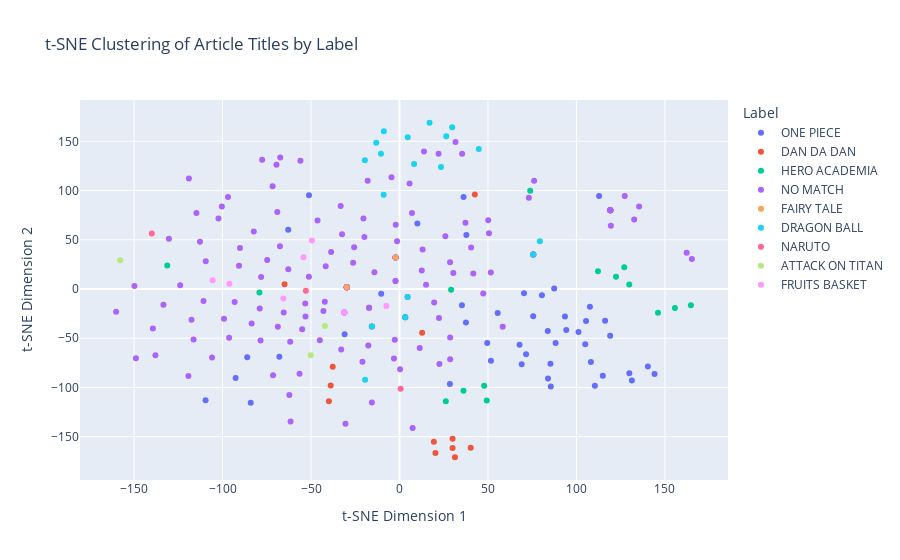

The code cell stored with this chart in its notebook:
### Code cell
import pandas as pd
from sklearn.manifold import TSNE
import plotly.express as px

# Assuming `article_titles`, `model_input`, and `labels` are already defined
# article_titles: List of article titles
# model_input: Matrix of TF-IDF values for t-SNE
# labels: Corresponding labels for each article

# Step 1: Use t-SNE to reduce dimensions
tsne_model = TSNE(n_components=2, perplexity=30, random_state=42, n_iter=1000)
tsne_results = tsne_model.fit_transform(model_input)

# Step 2: Create a DataFrame for the t-SNE results
tsne_df = pd.DataFrame(tsne_results, columns=['TSNE1', 'TSNE2'])
tsne_df['Title'] = article_titles  # Add titles to the DataFrame
tsne_df['Label'] = labels  # Add labels to the DataFrame

# Step 3: Plot with Plotly, coloring by 'Label'
fig = px.scatter(
    tsne_df,
    x='TSNE1',
    y='TSNE2',
    color='Label',           # Use labels to color points
    hover_name='Title',       # Show article title on hover
    title="t-SNE Clustering of Article Titles by Label",
    labels={'TSNE1': 't-SNE Dimension 1', 'TSNE2': 't-SNE Dimension 2'}
)

# Display the plot
fig.show()

### Figure 1 — Plotly figure (JSON) as saved in the notebook; plotly's stock layout.template omitted (floating-point values rounded to 4 significant figures; data arrays with more than 128 entries replaced by an {"elided": "..."} marker saying what was removed)
{"data": [{"hovertemplate": "<b>%{hovertext}</b><br><br>Label=ONE PIECE<br>t-SNE Dimension 1=%{x}<br>t-SNE Dimension 2=%{y}<extra></extra>", "hovertext": ["One Piece: Oda Reveals A Legendary God From Elbaf", "Sakamoto Days Manga Goes on 1-Issue Break Due to Author's Health - News - Anime News Network", "One Piece Chapter 1128: The Sun God Makes An Appearance", "One Piece Chapter 1128: The Sun God Makes An Appearance", "One Piece Chapter 1128: The Sun God Makes An Appearance", "One Piece Chapter 1128: The Sun God Makes An Appearance", "One Piece: Oda Reveals Sanji's Improved Mastery Over Ifrit Jambe", "One Piece Fan Letter Anime Shares First Look Trailer - ComicBook.com", "INTEREST: Anime World Offers Condolences After Voice Actor Nobuyo Oyama's Passing, Part I - Forum - Anime News Network", "One Piece Fans Get Devastating News With Anime Hiatus Announcement", "One Piece Anime's Egghead Arc Resumes Next April - News - Anime News Network", "One Piece Anime Announces Historic Hiatus - ComicBook.com", "Toei Animation Provides Major One Piece Update Detailing Series Hiatus, Special Content - Anime News Network", "One Piece Episode 1121 Reveals Garp's Outrageous Bounty", "One Piece Episode 1121 Reveals Garp's Outrageous Bounty", "One Piece Episode 1121 Reveals Garp's Outrageous Bounty", "The Next One Piece Episode Will Reveal The Winner Of Garp Vs. Kuzan", "One Piece: Why Zoro Could Open His Left Eye In Elbaf", "One Piece Anime To Go On Break Till 2025", "One Piece Fan Letter: 25th Anniversary Anime Work Set for Netflix", "One Piece: Oda Reveals The Real Identity Of Elbaf's Sun God", "One Piece Orders Special Anime Remake for Fish-Man Island Arc - ComicBook.com", "One Piece: Sun God Loki Vs Sun God Nika, Explained", "Pirates Who Are Animals In One Piece:", "Galaxy Express 999 Another Story: Ultimate Journey Manga Resumes After 2 Years - News - Anime News Network", "NEWS: Goblin Slayer Author Kumo Kagyu's Blade & Bastard Light Novels Get Anime [1/2] - Forum - Anime News Network", "One Piece: Fan Letter May Be the Anime's Best Episode Ever - ComicBook.com", "One Piece Manga Takes 2-Week Break So Creator Can Do Research - News - Anime News Network", "One Piece: Oda Announces Two Major Projects During The Manga Break", "One Piece 1131: What To Expect From The Chapter", "One Piece Clip Shares First Look at Fish-Man Island Remake", "One Piece: Zoro's Post-Elbaf Power, Explained", "Jujutsu Kaisen Doesn't Need a Sequel Anytime Soon", "Even As A Non-Horror Fan, There's One Horrific Anime I Think Is An Absolute Masterpiece", "One Piece: Why Luffy Will Destroy The World, Explained", "One Piece: Why Loki Must Have A Logia Type Devil Fruit", "10 Best Single Season Romance Anime", "One Piece: Why Rocks D. Xebec May Be the Series' Most Important Character", "My Hero Academia You’re Next Is Just One Big Homage", "My Hero Academia You’re Next Is Just One Big Homage", "One Piece's Creator Confirms The True Nature Of Luffy's Gear 5 Power, & It's So Much More Bizarre Than Fans Thought", "One Piece: Oda Reveals New Cross Guild Bounties", "One Piece: Loki's Connection To Shanks, Explained", "One Piece: Oda Plans For A Major Reunion In Elbaf", "One Piece 1132: What To Expect From The Chapter", "One Piece 1132: What To Expect From The Chapter", "One Piece 1132: What To Expect From The Chapter", "One Piece 1132: What To Expect From The Chapter", "One Piece 1132: What To Expect From The Chapter", "One Piece Chapter 1132: Loki And Luffy Strike A Deal"], "legendgroup": "ONE PIECE", "marker": {"color": "#636efa", "symbol": "circle"}, "mode": "markers", "name": "ONE PIECE", "orientation": "v", "showlegend": true, "type": "scatter", "x": [129.9, -31.01, 140.4, -92.61, 75.59, 37.56, 67.84, 119.1, 112.8, 94.27, 116.2, 49.57, 119.1, 80.49, 3.248, -67.88, 87.42, 71.55, 101.2, -62.89, 144.1, 93.51, 131.3, 51.66, -86.05, 10.12, 88.22, 105.4, 108.2, 114.9, 83.78, 69.05, -51.12, -109.6, 105.0, 110.4, -84.07, 75.56, 28.48, -10.35, 107.6, 70.38, 55.49, 85.32, 85.53, 36.22, 35.29, 37.79, -31.19, 83.92], "xaxis": "x", "y": [-85.66, -45.91, -78.79, -90.45, 35.12, -33.95, -56.51, -47.55, 94.58, -41.72, -32.31, -54.77, 80.05, -6.328, -28.81, -68.69, 0.4364, -66.31, -43.69, 60.23, -86.26, -27.89, -93.03, -72.95, -69.25, 66.41, -54.75, -32.62, -74.16, -88.1, -42.69, -76.46, 95.16, -113.0, -56.05, -98.18, -115.6, -27.74, -96.44, -4.872, -18.03, -4.349, -24.45, -76.01, -99.09, 93.54, -16.4, 54.82, -23.89, -90.84], "yaxis": "y"}, {"hovertemplate": "<b>%{hovertext}</b><br><br>Label=DAN DA DAN<br>t-SNE Dimension 1=%{x}<br>t-SNE Dimension 2=%{y}<extra></extra>", "hovertext": ["Dandadan Premiere Earns Stamp of Approval From Hideo Kojima - ComicBook.com", "Dandadan: Acrobatic Silky's Power and Abilities, Explained", "Dandadan: Turbo Granny's Powers and Abilities, Explained", "Dandadan: Turbo Granny's Powers and Abilities, Explained", "Dandadan: Turbo Granny's Powers and Abilities, Explained", "Dandadan: Turbo Granny's Powers and Abilities, Explained", "Dan Da Dan: Okarun’s Turbo Granny Powers Explained", "Dan Da Dan Episode #4 Release Date & Time", "Dandadan: Who are the Serpoians?", "Dan Da Dan Anime Makes A Small Change That Is A Big Improvement Over One Early Fight", "Dan Da Dan Officially Confirms It's Jujutsu Kaisen's True Successor By Revisiting The Hit Shonen's Big Theme", "Who Is That Cat In Dan Da Dan's Opening & Closing? The Series' Mysterious Yokai Mascot Explained", "Dan Da Dan's Unique Trait is the Real Reason The Fall's Biggest Anime Will SuvriveMuch  Longer Than Other Shonen"], "legendgroup": "DAN DA DAN", "marker": {"color": "#EF553B", "symbol": "circle"}, "mode": "markers", "name": "DAN DA DAN", "orientation": "v", "showlegend": true, "type": "scatter", "x": [12.81, -38.88, -39.9, 75.59, 42.58, -64.93, 40.22, 31.35, -37.73, 20.32, 29.99, 29.99, 19.42], "xaxis": "x", "y": [-44.41, -98.08, -113.9, 35.12, 96.05, 4.897, -161.3, -170.9, -78.89, -166.5, -152.1, -161.6, -155.1], "yaxis": "y"}, {"hovertemplate": "<b>%{hovertext}</b><br><br>Label=HERO ACADEMIA<br>t-SNE Dimension 1=%{x}<br>t-SNE Dimension 2=%{y}<extra></extra>", "hovertext": ["My Hero Academia Season 7 Shares First Look at Finale - ComicBook.com", "My Hero Academia: A Smile Worth Saving", "My Hero Academia Final Season Set for 2025; Teaser Released", "My Hero Academia Final Season Set for 2025; Teaser Released", "My Hero Academia Season 7 Really Saved the Anime - ComicBook.com", "My Hero Academia: How Has Shirakumo's Death Affected Aizawa?", "My Hero Academia's Weakest Hero Is Actually Responsible For Defeating All for One", "My Hero Academia's Trina Nishimura, Zeno Robinson, and Jessie Grelle Interview", "Incredible New My Hero Academia Deku & Bakugo Cosplay Is Nothing Short Of Staggering", "My Hero Academia: What In the World Happened to Izuku's Dad? - ComicBook.com", "My Hero Academia: What In the World Happened to Izuku's Dad? - ComicBook.com", "My Hero Academia Still Has One Dangling Plot Thread After The Finale That Was A Major Missed Opportunity", "Deku Might Be My Hero Academia's Main Character, But The Series' True Hero Is Another Character", "Deku Might Be My Hero Academia's Main Character, But The Series' True Hero Is Another Character", "Deku Might Be My Hero Academia's Main Character, But The Series' True Hero Is Another Character"], "legendgroup": "HERO ACADEMIA", "marker": {"color": "#00cc96", "symbol": "circle"}, "mode": "markers", "name": "HERO ACADEMIA", "orientation": "v", "showlegend": true, "type": "scatter", "x": [155.7, 146.1, 47.85, -131.2, 164.7, 26.17, 127.0, 112.2, 122.4, 36.16, 73.87, 49.32, 129.9, 29.15, -79.16], "xaxis": "x", "y": [-19.4, -24.13, -98.31, 23.88, -16.54, -114.1, 22.07, 18.13, 12.47, -103.4, 99.69, -113.4, 4.63, -0.6836, -3.496], "yaxis": "y"}, {"hovertemplate": "<b>%{hovertext}</b><br><br>Label=NO MATCH<br>t-SNE Dimension 1=%{x}<br>t-SNE Dimension 2=%{y}<extra></extra>", "hovertext": {"elided": "146 str values"}, "legendgroup": "NO MATCH", "marker": {"color": "#ab63fa", "symbol": "circle"}, "mode": "markers", "name": "NO MATCH", "orientation": "v", "showlegend": true, "type": "scatter", "x": {"elided": "146 float values"}, "xaxis": "x", "y": {"elided": "146 float values"}, "yaxis": "y"}, {"hovertemplate": "<b>%{hovertext}</b><br><br>Label=FAIRY TALE<br>t-SNE Dimension 1=%{x}<br>t-SNE Dimension 2=%{y}<extra></extra>", "hovertext": ["NEWS: Fairy Tail: 100 Years Quest Anime Casts Nana Mizuki - Forum - Anime News Network", "NEWS: Idolm@ster Cinderella Girls U149 Manga Ends on November 9 - Forum - Anime News Network"], "legendgroup": "FAIRY TALE", "marker": {"color": "#FFA15A", "symbol": "circle"}, "mode": "markers", "name": "FAIRY TALE", "orientation": "v", "showlegend": true, "type": "scatter", "x": [-2.236, -29.79], "xaxis": "x", "y": [32.11, 1.716], "yaxis": "y"}, {"hovertemplate": "<b>%{hovertext}</b><br><br>Label=DRAGON BALL<br>t-SNE Dimension 1=%{x}<br>t-SNE Dimension 2=%{y}<extra></extra>", "hovertext": ["Dragon Ball Super Was A Great Anime... But Its Return Will Be The Best Dragon Ball's Been Since the End Of Z", "Dragon Ball Just Revealed the Secret Twist Behind the Dragon Balls - ComicBook.com", "Akira Toriyama's Swan Song Dragon Ball Daima Has Arrived", "Dragon Ball's Demon Realm Is Bigger Than Ever Expected - ComicBook.com", "Dragon Ball's Stephanie Naldony Breaks Silence on Returning to Goku After Nearly 15 Years - ComicBook.com", "Dragon Ball DAIMA Introduces A Big Shenron Retcon That Changes His Relationship With Goku Forever", "Dragon Ball DAIMA Introduces A Big Shenron Retcon That Changes His Relationship With Goku Forever", "Dragon Ball Daima's Massive Namekian Revelation Was Foreshadowed Years In Advanced ", "Dragon Ball Daima's Worst Wish Isn't Bad for Everybody", "Dragon Ball Z’s Second-Strongest Villain Is Still Alive in Super, But Most Fans Missed It", "Dragon Ball Daima’s First Real Fight Is a Major Change for the Franchise for One Subtle, Yet Huge, Reason", "Dragon Ball Daima’s First Real Fight Is a Major Change for the Franchise for One Subtle, Yet Huge, Reason", "Dragon Ball Daima’s First Real Fight Is a Major Change for the Franchise for One Subtle, Yet Huge, Reason", "Dragon Ball Daima’s Fights Are a Huge Change for the Franchise, & I for One, Am Absolutely Loving It", "Dragon Ball Daima’s Fights Are a Huge Change for the Franchise, & I for One, Am Absolutely Loving It", "Dragon Ball Daima’s Fights Are a Huge Change for the Franchise, & I for One, Am Absolutely Loving It", "Dragon Ball Daima’s Fights Are a Huge Change for the Franchise, & I for One, Am Absolutely Loving It", "Dragon Ball DAIMA is Fast Losing Steam"], "legendgroup": "DRAGON BALL", "marker": {"color": "#19d3f3", "symbol": "circle"}, "mode": "markers", "name": "DRAGON BALL", "orientation": "v", "showlegend": true, "type": "scatter", "x": [-8.949, 29.76, -10.48, 26.41, 23.45, 17.0, 3.248, 8.251, 44.81, -19.58, 4.659, -19.44, 75.59, -8.858, -15.61, 79.32, 4.555, -13.14], "xaxis": "x", "y": [95.68, 164.2, 137.3, 155.1, 123.9, 168.9, -28.81, 127.0, 142.3, 130.8, 154.1, -92.1, 35.12, 160.2, -38.1, 48.62, -8.088, 148.5], "yaxis": "y"}, {"hovertemplate": "<b>%{hovertext}</b><br><br>Label=NARUTO<br>t-SNE Dimension 1=%{x}<br>t-SNE Dimension 2=%{y}<extra></extra>", "hovertext": ["Naruto's Entire Uchiha Family Tree, Explained", "Naruto's Last Battle Is Actually a Genius Callback to Kishimoto's Original Idea for the Manga", "Every Naruto Form Ranked From Weakest To Strongest"], "legendgroup": "NARUTO", "marker": {"color": "#FF6692", "symbol": "circle"}, "mode": "markers", "name": "NARUTO", "orientation": "v", "showlegend": true, "type": "scatter", "x": [-52.92, -140.0, 0.6294], "xaxis": "x", "y": [-1.8, 56.38, -101.4], "yaxis": "y"}, {"hovertemplate": "<b>%{hovertext}</b><br><br>Label=ATTACK ON TITAN<br>t-SNE Dimension 1=%{x}<br>t-SNE Dimension 2=%{y}<extra></extra>", "hovertext": ["Attack on Titan: Gabi’s Journey from Hated to Understood", "Attack On Titan's Controversial Time Skip Is Secretly Genius for One Reason I Can't Stop Thinking About", "Attack on Titan: The Last Attack Will A New Post-Credit Scene"], "legendgroup": "ATTACK ON TITAN", "marker": {"color": "#B6E880", "symbol": "circle"}, "mode": "markers", "name": "ATTACK ON TITAN", "orientation": "v", "showlegend": true, "type": "scatter", "x": [-50.21, -42.16, -157.8], "xaxis": "x", "y": [-67.21, -37.47, 29.31], "yaxis": "y"}, {"hovertemplate": "<b>%{hovertext}</b><br><br>Label=FRUITS BASKET<br>t-SNE Dimension 1=%{x}<br>t-SNE Dimension 2=%{y}<extra></extra>", "hovertext": ["10 Best Fruits Basket Fan Ships That Never Came True", "10 Best Fruits Basket Fan Ships That Never Came True", "Fruits Basket's Famous Love Triangle Was Actually More Complicated Than Fans Think Because Of One Overlooked Character", "Fruits Basket's Famous Love Triangle Was Actually More Complicated Than Fans Think Because Of One Overlooked Character", "Fruits Basket's Famous Love Triangle Was Actually More Complicated Than Fans Think Because Of One Overlooked Character", "Fruits Basket's Famous Love Triangle Was Actually More Complicated Than Fans Think Because Of One Overlooked Character", "Fruits Basket's Famous Love Triangle Was Actually More Complicated Than Fans Think Because Of One Overlooked Character", "Fruits Basket's Famous Love Triangle Was Actually More Complicated Than Fans Think Because Of One Overlooked Character"], "legendgroup": "FRUITS BASKET", "marker": {"color": "#FF97FF", "symbol": "circle"}, "mode": "markers", "name": "FRUITS BASKET", "orientation": "v", "showlegend": true, "type": "scatter", "x": [-105.6, -7.418, -96.12, -31.19, -31.19, -49.49, -65.66, -54.25], "xaxis": "x", "y": [9.008, -17.38, 5.217, -23.89, -23.89, 49.25, -9.654, 32.36], "yaxis": "y"}], "layout": {"legend": {"title": {"text": "Label"}, "tracegroupgap": 0}, "title": {"text": "t-SNE Clustering of Article Titles by Label"}, "xaxis": {"anchor": "y", "domain": [0, 1], "title": {"text": "t-SNE Dimension 1"}}, "yaxis": {"anchor": "x", "domain": [0, 1], "title": {"text": "t-SNE Dimension 2"}}}}
